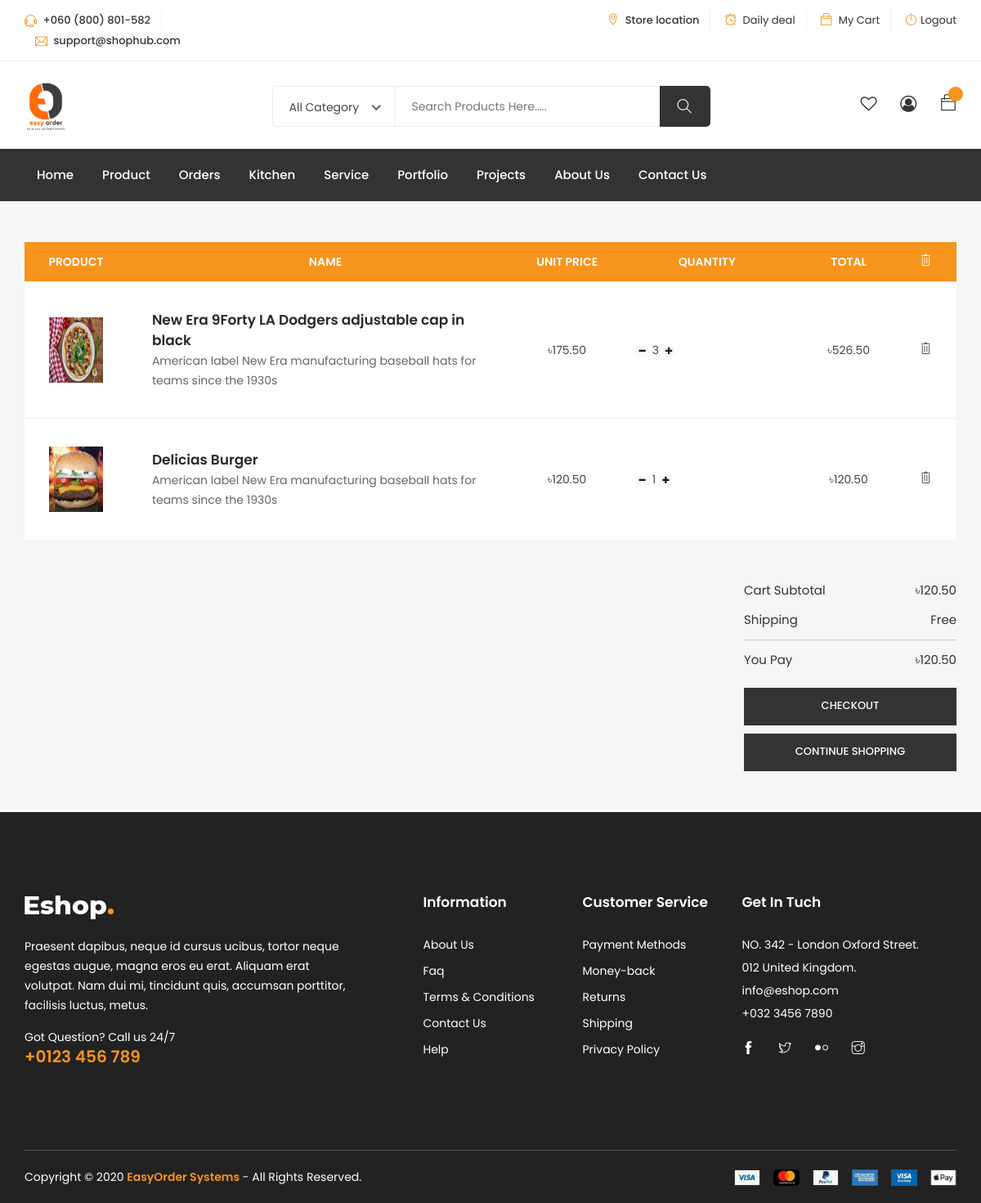
Page /order/cart/ (signed in) on the committed database.
### order/models.py (models this page shows, shortened)
class Cart(models.Model):
    user = models.ForeignKey(settings.AUTH_USER_MODEL, on_delete=models.CASCADE, related_name='cart')
    item = models.ForeignKey(Product, on_delete=models.CASCADE, related_name='product')
    quantity = models.IntegerField(default=1)
    purchased = models.BooleanField(default=False)
    created = models.DateTimeField(auto_now_add=True)
    updated = models.DateTimeField(auto_now=True)
    class Meta:
        verbose_name = "Cart"
        verbose_name_plural = "Carts"
    def get_total(self):
        total = self.item.price * self.quantity
        float_total = format(total, '0.2f')
        return float_total

class Order(models.Model):
    orderitems = models.ManyToManyField(Cart)
    user = models.ForeignKey(settings.AUTH_USER_MODEL, on_delete=models.CASCADE)
    ordered = models.BooleanField(default=False)
    paymentID = models.CharField(max_length=264, blank=True, null=True)
    orderID = models.CharField(max_length=264, blank=True, null=True)
    created = models.DateTimeField(auto_now_add=True)
    payment_date = models.DateTimeField(blank=True, null=True)
    served = models.BooleanField(default=False)
    class Meta:
        verbose_name = "Order"
        verbose_name_plural = "Orders"
    def get_totals(self):
        total = 0
        for order_item in self.orderitems.all():
            total += float(order_item.get_total())
        return total

### home/models.py (models this page shows, shortened)
class Product(models.Model):
    title = models.CharField(max_length=264)
    category = models.ForeignKey(Category, on_delete=models.CASCADE, related_name='category')
    short_description = models.CharField(max_length=264)
    full_description = models.TextField()
    feature_image = models.ImageField(upload_to='Products')
    price = models.DecimalField(max_digits=5, decimal_places=2)
    old_price = models.DecimalField(max_digits=5, decimal_places=2)
    stock = models.BooleanField(default=False)
    created = models.DateTimeField(auto_now_add=True)
    updated = models.DateTimeField(auto_now=True)
    class Meta:
        verbose_name = "Product"
        verbose_name_plural = "Products"

### order/views.py (the view)
# urls.py: path('cart/', views.cart_view, name='cart'),
@login_required
def cart_view(request):
    carts = Cart.objects.filter(user=request.user, purchased=False)
    orders = Order.objects.filter(user=request.user, ordered=False)
    if carts.exists() and orders.exists():
        order = orders[0]
        context = {
            'carts': carts,
            'orders': order,
            'carts_item_count': carts.count()
        }
        return render(request, 'order/cart.html', context)
    else:
        messages.warning(request, 'you dont have any item in your cart')
        return redirect('home:home')

### templates/order/cart.html (shortened to what this page needs)
{% extends 'base.html' %}
{% block main_content %}
<div class="shopping-cart section">
  <div class="container">
    <div class="row">
      <div class="col-12">
        <table class="table shopping-summery">
          <thead>
            <tr class="main-hading">
              <th>PRODUCT</th>
              <th>NAME</th>
              <th class="text-center">UNIT PRICE</th>
              <th class="text-center">QUANTITY</th>
              <th class="text-center">TOTAL</th>
              <th class="text-center"><i class="ti-trash remove-icon"></i></th>
            </tr>
          </thead>
          <tbody>
            {% for cart in carts %}
            <tr>
              <td class="image" data-title="No"><img src="{{ cart.item.feature_image.url }}" alt="#"></td>
              <td class="product-des" data-title="Description">
                <p class="product-name"><a href="#">{{ cart.item.title }}</a></p>
                <p class="product-des">{{ cart.item.short_description }}</p>
              </td>
              <td class="price" data-title="Price"><span>৳{{ cart.item.price|floatformat:2 }} </span></td>
              <td class="qty" data-title="Qty">
                <div class="input-group">
                  <a href="{% url 'order:decrease_cart' pk=cart.item.pk %}" class="w-auto mb-3"><span class="badge badge-light"><i class="fa fa-minus"></i></span></a>
                              {{ cart.quantity }}
                  <a href="{% url 'order:increase_cart' pk=cart.item.pk %}" class="w-auto mb-3"><span class="badge badge-light"><i class="fa fa-plus"></i></span></a>
                </div>
              </td>
              <td class="total-amount" data-title="Total"><span>৳{{ cart.get_total|floatformat:2 }}</span></td>
              <td class="action" data-title="Remove"><a href="{% url 'order:remove' pk=cart.item.pk %}"><i class="ti-trash remove-icon"></i></a></td>
            </tr>
            {% endfor %}
          </tbody>
        </table>
      </div>
    </div>
    <div class="row">
      <div class="col-12">
        <div class="total-amount">
          <div class="row">
            <div class="col-lg-8 col-md-5 col-12">
            </div>
            <div class="col-lg-4 col-md-7 col-12">
              <div class="right">
                <ul>
                  <li>Cart Subtotal<span>৳{{ orders.get_totals|floatformat:2 }}</span></li>
                  <li>Shipping<span>Free</span></li>
                  <li class="last">You Pay<span>৳{{ orders.get_totals|floatformat:2 }}</span></li>
                </ul>
                <div class="button5">
                  <a href="{% url 'payment:checkout' %}" class="btn">Checkout</a>
                  <a href="{% url 'home:products' %}" class="btn">Continue shopping</a>
                </div>
              </div>
            </div>
          </div>
        </div>
      </div>
    </div>
  </div>
</div>
{% endblock main_content %}

### rows in the picture
Cart: item.feature_image (picture), item "New Era 9Forty LA Dodgers adjustable cap in black", item.short_description "American label New Era manufacturing baseball hats for teams since the 1930s", item.price "175.50", quantity "3", get_total "526.50"
Cart: item.feature_image (picture), item "Delicias Burger", item.short_description "American label New Era manufacturing baseball hats for teams since the 1930s", item.price "120.50", quantity "1", get_total "120.50"
Order: get_totals "120.50"
